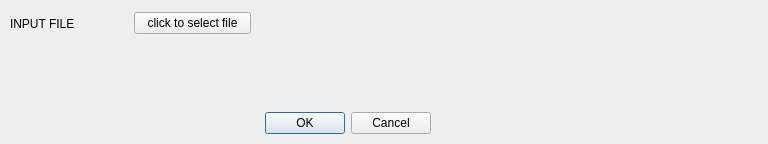
<?xml version="1.0" encoding="UTF-8"?>
<ui version="4.0">
 <class>CompProperty</class>
 <widget class="QDialog" name="CompProperty">
  <property name="geometry">
   <rect>
    <x>0</x>
    <y>0</y>
    <width>768</width>
    <height>144</height>
   </rect>
  </property>
  <property name="windowTitle">
   <string>配置组件</string>
  </property>
  <widget class="QWidget" name="layoutWidget">
   <property name="geometry">
    <rect>
     <x>90</x>
     <y>110</y>
     <width>511</width>
     <height>27</height>
    </rect>
   </property>
   <layout class="QHBoxLayout" name="horizontalLayout">
    <item>
     <spacer name="horizontalSpacer">
      <property name="orientation">
       <enum>Qt::Horizontal</enum>
      </property>
      <property name="sizeHint" stdset="0">
       <size>
        <width>40</width>
        <height>20</height>
       </size>
      </property>
     </spacer>
    </item>
    <item>
     <widget class="QDialogButtonBox" name="buttonBox">
      <property name="orientation">
       <enum>Qt::Horizontal</enum>
      </property>
      <property name="standardButtons">
       <set>QDialogButtonBox::Cancel|QDialogButtonBox::Ok</set>
      </property>
     </widget>
    </item>
    <item>
     <spacer name="horizontalSpacer_2">
      <property name="orientation">
       <enum>Qt::Horizontal</enum>
      </property>
      <property name="sizeHint" stdset="0">
       <size>
        <width>40</width>
        <height>20</height>
       </size>
      </property>
     </spacer>
    </item>
   </layout>
  </widget>
  <widget class="QWidget" name="layoutWidget">
   <property name="geometry">
    <rect>
     <x>10</x>
     <y>10</y>
     <width>241</width>
     <height>27</height>
    </rect>
   </property>
   <layout class="QHBoxLayout" name="horizontalLayout_2">
    <item>
     <widget class="QLabel" name="label">
      <property name="text">
       <string>INPUT FILE</string>
      </property>
     </widget>
    </item>
    <item>
     <widget class="QPushButton" name="pushButton">
      <property name="text">
       <string>click to select file</string>
      </property>
     </widget>
    </item>
   </layout>
  </widget>
  <widget class="QLabel" name="label_path">
   <property name="geometry">
    <rect>
     <x>10</x>
     <y>70</y>
     <width>751</width>
     <height>17</height>
    </rect>
   </property>
   <property name="text">
    <string/>
   </property>
   <property name="wordWrap">
    <bool>true</bool>
   </property>
  </widget>
 </widget>
 <resources/>
 <connections>
  <connection>
   <sender>buttonBox</sender>
   <signal>accepted()</signal>
   <receiver>CompProperty</receiver>
   <slot>accept()</slot>
   <hints>
    <hint type="sourcelabel">
     <x>248</x>
     <y>254</y>
    </hint>
    <hint type="destinationlabel">
     <x>157</x>
     <y>274</y>
    </hint>
   </hints>
  </connection>
  <connection>
   <sender>buttonBox</sender>
   <signal>rejected()</signal>
   <receiver>CompProperty</receiver>
   <slot>reject()</slot>
   <hints>
    <hint type="sourcelabel">
     <x>316</x>
     <y>260</y>
    </hint>
    <hint type="destinationlabel">
     <x>286</x>
     <y>274</y>
    </hint>
   </hints>
  </connection>
 </connections>
</ui>
